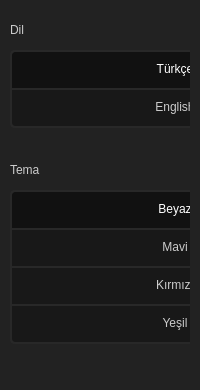
               <widget class="QWidget" name="settings_2">
                <layout class="QVBoxLayout" name="verticalLayout_20">
                 <property name="spacing">
                  <number>0</number>
                 </property>
                 <property name="leftMargin">
                  <number>0</number>
                 </property>
                 <property name="topMargin">
                  <number>0</number>
                 </property>
                 <property name="rightMargin">
                  <number>0</number>
                 </property>
                 <property name="bottomMargin">
                  <number>0</number>
                 </property>
                 <item>
                  <widget class="QFrame" name="frame_17">
                   <property name="styleSheet">
                    <string notr="true">#frame_17 {
	background-color: #222;
}
QLabel {
	color: #ccc;
	font-size: 12px;
}
QPushButton {	
	border: 2px solid #282828;
	background-color: #181818;
	color: #ccc;
	font-size: 12px;
	padding-bottom: 2px;
}

QPushButton:hover {
	background-color: #111;
	color: #fff;
}
QPushButton:checked {
	background-color: #111;
	color: #fff;
}</string>
                   </property>
                   <property name="frameShape">
                    <enum>QFrame::NoFrame</enum>
                   </property>
                   <property name="frameShadow">
                    <enum>QFrame::Raised</enum>
                   </property>
                   <layout class="QVBoxLayout" name="verticalLayout_21">
                    <property name="spacing">
                     <number>10</number>
                    </property>
                    <property name="leftMargin">
                     <number>10</number>
                    </property>
                    <property name="topMargin">
                     <number>10</number>
                    </property>
                    <property name="rightMargin">
                     <number>10</number>
                    </property>
                    <property name="bottomMargin">
                     <number>0</number>
                    </property>
                    <item alignment="Qt::AlignTop">
                     <widget class="QFrame" name="frame_18">
                      <property name="minimumSize">
                       <size>
                        <width>0</width>
                        <height>130</height>
                       </size>
                      </property>
                      <property name="frameShape">
                       <enum>QFrame::NoFrame</enum>
                      </property>
                      <property name="frameShadow">
                       <enum>QFrame::Raised</enum>
                      </property>
                      <widget class="QLabel" name="label_27">
                       <property name="geometry">
                        <rect>
                         <x>0</x>
                         <y>0</y>
                         <width>131</width>
                         <height>40</height>
                        </rect>
                       </property>
                       <property name="minimumSize">
                        <size>
                         <width>0</width>
                         <height>40</height>
                        </size>
                       </property>
                       <property name="maximumSize">
                        <size>
                         <width>16777215</width>
                         <height>40</height>
                        </size>
                       </property>
                       <property name="text">
                        <string>Dil</string>
                       </property>
                      </widget>
                      <widget class="QPushButton" name="tur">
                       <property name="enabled">
                        <bool>false</bool>
                       </property>
                       <property name="geometry">
                        <rect>
                         <x>0</x>
                         <y>40</y>
                         <width>330</width>
                         <height>40</height>
                        </rect>
                       </property>
                       <property name="minimumSize">
                        <size>
                         <width>330</width>
                         <height>40</height>
                        </size>
                       </property>
                       <property name="maximumSize">
                        <size>
                         <width>330</width>
                         <height>40</height>
                        </size>
                       </property>
                       <property name="cursor">
                        <cursorShape>PointingHandCursor</cursorShape>
                       </property>
                       <property name="styleSheet">
                        <string notr="true">border-top-left-radius: 5px;
border-top-right-radius: 5px;</string>
                       </property>
                       <property name="text">
                        <string>Türkçe</string>
                       </property>
                       <property name="checkable">
                        <bool>true</bool>
                       </property>
                       <property name="checked">
                        <bool>true</bool>
                       </property>
                      </widget>
                      <widget class="QPushButton" name="eng">
                       <property name="geometry">
                        <rect>
                         <x>0</x>
                         <y>78</y>
                         <width>330</width>
                         <height>40</height>
                        </rect>
                       </property>
                       <property name="minimumSize">
                        <size>
                         <width>330</width>
                         <height>40</height>
                        </size>
                       </property>
                       <property name="maximumSize">
                        <size>
                         <width>330</width>
                         <height>40</height>
                        </size>
                       </property>
                       <property name="cursor">
                        <cursorShape>PointingHandCursor</cursorShape>
                       </property>
                       <property name="styleSheet">
                        <string notr="true">border-bottom-left-radius: 5px;
border-bottom-right-radius: 5px;</string>
                       </property>
                       <property name="text">
                        <string>English</string>
                       </property>
                       <property name="checkable">
                        <bool>true</bool>
                       </property>
                      </widget>
                     </widget>
                    </item>
                    <item alignment="Qt::AlignTop">
                     <widget class="QFrame" name="frame_19">
                      <property name="minimumSize">
                       <size>
                        <width>0</width>
                        <height>200</height>
                       </size>
                      </property>
                      <property name="frameShape">
                       <enum>QFrame::NoFrame</enum>
                      </property>
                      <property name="frameShadow">
                       <enum>QFrame::Raised</enum>
                      </property>
                      <widget class="QLabel" name="label_28">
                       <property name="geometry">
                        <rect>
                         <x>0</x>
                         <y>0</y>
                         <width>201</width>
                         <height>40</height>
                        </rect>
                       </property>
                       <property name="minimumSize">
                        <size>
                         <width>0</width>
                         <height>40</height>
                        </size>
                       </property>
                       <property name="maximumSize">
                        <size>
                         <width>16777215</width>
                         <height>40</height>
                        </size>
                       </property>
                       <property name="text">
                        <string>Tema</string>
                       </property>
                      </widget>
                      <widget class="QPushButton" name="white">
                       <property name="enabled">
                        <bool>false</bool>
                       </property>
                       <property name="geometry">
                        <rect>
                         <x>0</x>
                         <y>40</y>
                         <width>330</width>
                         <height>40</height>
                        </rect>
                       </property>
                       <property name="minimumSize">
                        <size>
                         <width>330</width>
                         <height>40</height>
                        </size>
                       </property>
                       <property name="maximumSize">
                        <size>
                         <width>330</width>
                         <height>40</height>
                        </size>
                       </property>
                       <property name="cursor">
                        <cursorShape>PointingHandCursor</cursorShape>
                       </property>
                       <property name="styleSheet">
                        <string notr="true">border-top-left-radius: 5px;
border-top-right-radius: 5px;</string>
                       </property>
                       <property name="text">
                        <string>Beyaz</string>
                       </property>
                       <property name="checkable">
                        <bool>true</bool>
                       </property>
                       <property name="checked">
                        <bool>true</bool>
                       </property>
                      </widget>
                      <widget class="QPushButton" name="blue">
                       <property name="geometry">
                        <rect>
                         <x>0</x>
                         <y>78</y>
                         <width>330</width>
                         <height>40</height>
                        </rect>
                       </property>
                       <property name="minimumSize">
                        <size>
                         <width>330</width>
                         <height>40</height>
                        </size>
                       </property>
                       <property name="maximumSize">
                        <size>
                         <width>330</width>
                         <height>40</height>
                        </size>
                       </property>
                       <property name="cursor">
                        <cursorShape>PointingHandCursor</cursorShape>
                       </property>
                       <property name="styleSheet">
                        <string notr="true">#blue:hover {
	color: rgb(0, 123, 255);
}
#blue:checked {
	color: rgb(0, 123, 255);
}</string>
                       </property>
                       <property name="text">
                        <string>Mavi</string>
                       </property>
                       <property name="checkable">
                        <bool>true</bool>
                       </property>
                      </widget>
                      <widget class="QPushButton" name="red">
                       <property name="geometry">
                        <rect>
                         <x>0</x>
                         <y>116</y>
                         <width>330</width>
                         <height>40</height>
                        </rect>
                       </property>
                       <property name="minimumSize">
                        <size>
                         <width>330</width>
                         <height>40</height>
                        </size>
                       </property>
                       <property name="maximumSize">
                        <size>
                         <width>330</width>
                         <height>40</height>
                        </size>
                       </property>
                       <property name="cursor">
                        <cursorShape>PointingHandCursor</cursorShape>
                       </property>
                       <property name="styleSheet">
                        <string notr="true">#red:hover {
	color: rgb(255, 0, 38);
}
#red:checked {
	color: rgb(255, 0, 38);
}</string>
                       </property>
                       <property name="text">
                        <string>Kırmızı</string>
                       </property>
                       <property name="checkable">
                        <bool>true</bool>
                       </property>
                      </widget>
                      <widget class="QPushButton" name="green">
                       <property name="geometry">
                        <rect>
                         <x>0</x>
                         <y>154</y>
                         <width>330</width>
                         <height>40</height>
                        </rect>
                       </property>
                       <property name="minimumSize">
                        <size>
                         <width>330</width>
                         <height>40</height>
                        </size>
                       </property>
                       <property name="maximumSize">
                        <size>
                         <width>330</width>
                         <height>40</height>
                        </size>
                       </property>
                       <property name="cursor">
                        <cursorShape>PointingHandCursor</cursorShape>
                       </property>
                       <property name="styleSheet">
                        <string notr="true">#green {
	border-bottom-left-radius: 5px;
	border-bottom-right-radius: 5px;
}
#green:hover {
	color: rgb(0, 255, 81);
}
#green:checked {
	color: rgb(0, 255, 81);
}

</string>
                       </property>
                       <property name="text">
                        <string>Yeşil</string>
                       </property>
                       <property name="checkable">
                        <bool>true</bool>
                       </property>
                      </widget>
                     </widget>
                    </item>
                    <item>
                     <spacer name="verticalSpacer_3">
                      <property name="orientation">
                       <enum>Qt::Vertical</enum>
                      </property>
                      <property name="sizeHint" stdset="0">
                       <size>
                        <width>20</width>
                        <height>40</height>
                       </size>
                      </property>
                     </spacer>
                    </item>
                   </layout>
                  </widget>
                 </item>
                </layout>
               </widget>
